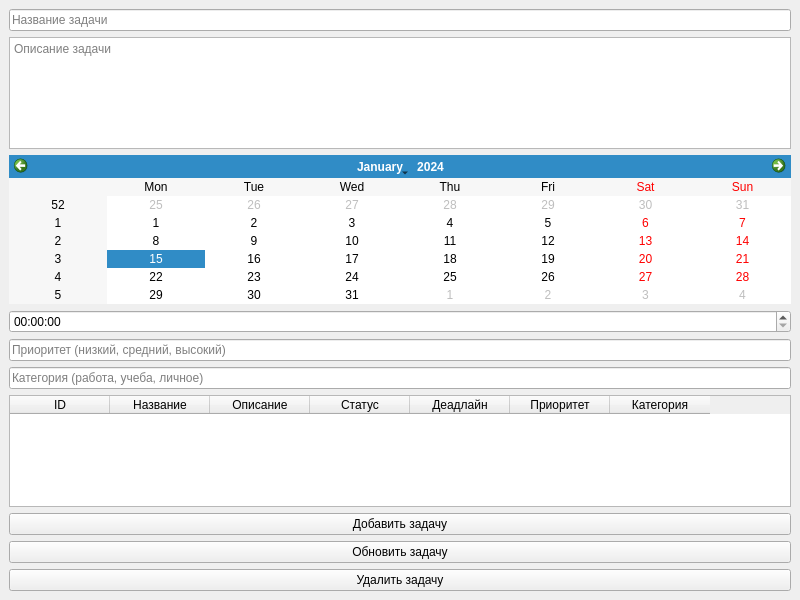
<?xml version="1.0" encoding="UTF-8"?>
<ui version="4.0">
 <class>TASKMANAGERAPP</class>
 <widget class="QMainWindow" name="TASKMANAGERAPP">
  <property name="geometry">
   <rect>
    <x>0</x>
    <y>0</y>
    <width>800</width>
    <height>600</height>
   </rect>
  </property>
  <property name="windowTitle">
   <string>Task Manager</string>
  </property>
  <widget class="QWidget" name="centralwidget">
   <layout class="QVBoxLayout" name="verticalLayout">
    <item>
     <widget class="QLineEdit" name="nametitle">
      <property name="placeholderText">
       <string>Название задачи</string>
      </property>
     </widget>
    </item>
    <item>
     <widget class="QTextEdit" name="nameopisanie">
      <property name="placeholderText">
       <string>Описание задачи</string>
      </property>
     </widget>
    </item>
    <item>
     <widget class="QCalendarWidget" name="calendarik">
      <property name="styleSheet">
       <string notr="true">font: italic 9pt &quot;Times New Roman&quot;;


selection-background-color: qconicalgradient(cx:0.5, cy:0.5, angle:0, stop:0 rgba(35, 40, 3, 255), stop:0.16 rgba(136, 106, 22, 255), stop:0.225 rgba(166, 140, 41, 255), stop:0.285 rgba(204, 181, 74, 255), stop:0.345 rgba(235, 219, 102, 255), stop:0.415 rgba(245, 236, 112, 255), stop:0.52 rgba(209, 190, 76, 255), stop:0.57 rgba(187, 156, 51, 255), stop:0.635 rgba(168, 142, 42, 255), stop:0.695 rgba(202, 174, 68, 255), stop:0.75 rgba(218, 202, 86, 255), stop:0.815 rgba(208, 187, 73, 255), stop:0.88 rgba(187, 156, 51, 255), stop:0.935 rgba(137, 108, 26, 255), stop:1 rgba(35, 40, 3, 255));</string>
      </property>
     </widget>
    </item>
    <item>
     <widget class="QTimeEdit" name="TimeEdit">
      <property name="enabled">
       <bool>true</bool>
      </property>
     </widget>
    </item>
    <item>
     <widget class="QLineEdit" name="prioritet">
      <property name="placeholderText">
       <string>Приоритет (низкий, средний, высокий)</string>
      </property>
     </widget>
    </item>
    <item>
     <widget class="QLineEdit" name="categoria">
      <property name="placeholderText">
       <string>Категория (работа, учеба, личное)</string>
      </property>
     </widget>
    </item>
    <item>
     <widget class="QTableWidget" name="taskTable">
      <column>
       <property name="text">
        <string>ID</string>
       </property>
      </column>
      <column>
       <property name="text">
        <string>Название</string>
       </property>
      </column>
      <column>
       <property name="text">
        <string>Описание</string>
       </property>
      </column>
      <column>
       <property name="text">
        <string>Статус</string>
       </property>
      </column>
      <column>
       <property name="text">
        <string>Деадлайн</string>
       </property>
      </column>
      <column>
       <property name="text">
        <string>Приоритет</string>
       </property>
      </column>
      <column>
       <property name="text">
        <string>Категория</string>
       </property>
      </column>
     </widget>
    </item>
    <item>
     <widget class="QPushButton" name="addtask">
      <property name="text">
       <string>Добавить задачу</string>
      </property>
     </widget>
    </item>
    <item>
     <widget class="QPushButton" name="updatetask">
      <property name="text">
       <string>Обновить задачу</string>
      </property>
     </widget>
    </item>
    <item>
     <widget class="QPushButton" name="deletetask">
      <property name="text">
       <string>Удалить задачу</string>
      </property>
     </widget>
    </item>
   </layout>
  </widget>
 </widget>
 <resources/>
 <connections/>
</ui>
